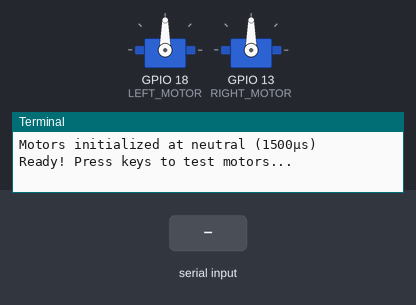
The program below on a simulated Raspberry Pi (BCM pin numbers). Shown: 2 × servo, the last lines printed to the terminal. Inputs (shaded band) come from the test bench. Servo angles are drawn from the pulse width (0.5 ms = 0°, 2.5 ms = 180°).

Above: at 1.2 s.
1.3 s: "w" typed at the terminal, then Enter
At 1.6 s:
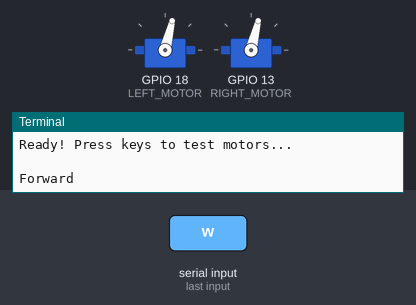
3.3 s: "s" typed at the terminal, then Enter
At 3.7 s:
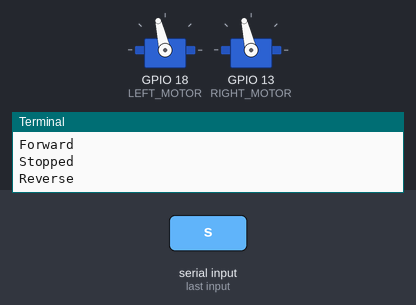
5.3 s: "a" typed at the terminal, then Enter
At 5.7 s:
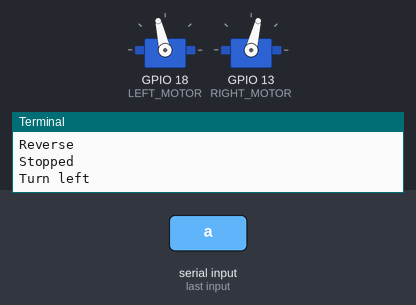
7.3 s: "d" typed at the terminal, then Enter
At 7.7 s:
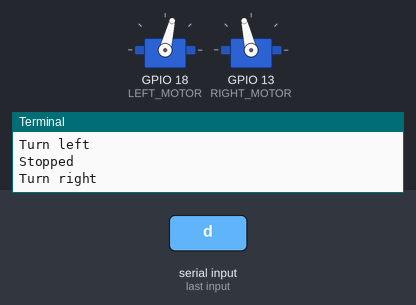
Timing chart, 0 to 10.3 s (numbered marks = the images above; inputs shaded):
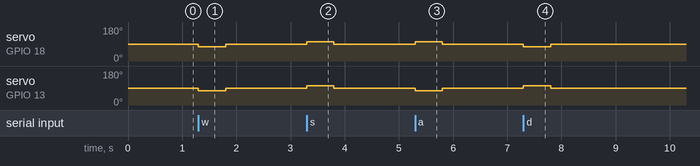

The program:

motor_test.py
```python
#!/usr/bin/env python3
"""
Motor test script for tinyESC v3.0 controllers.

Requires pigpio daemon running:
    sudo systemctl start pigpiod

Usage:
    python3 motor_test.py

Controls:
    w - Both motors forward (brief pulse)
    s - Both motors reverse (brief pulse)
    a - Turn left (right forward, left reverse)
    d - Turn right (left forward, right reverse)
    space - Stop (neutral)
    q - Quit

Safety: Motors return to neutral on exit.
"""

import pigpio
import time
import sys
import termios
import tty

# GPIO pin assignments
LEFT_MOTOR = 18   # Pin 12
RIGHT_MOTOR = 13  # Pin 33

# Motor direction (set to True if motor runs backward)
LEFT_INVERTED = True
RIGHT_INVERTED = True

# PWM values (microseconds)
NEUTRAL = 1500    # Stop
FULL_FWD = 2000   # Full forward
FULL_REV = 1000   # Full reverse

# Test speed (less than full for safety)
TEST_FWD = 1650   # Gentle forward
TEST_REV = 1350   # Gentle reverse

# PWM frequency
FREQ = 50  # 50Hz = 20ms period


class MotorController:
    def __init__(self):
        self.pi = pigpio.pi()
        if not self.pi.connected:
            raise RuntimeError("Could not connect to pigpio daemon. Run: sudo systemctl start pigpiod")

        # Set PWM frequency for both motors
        self.pi.set_PWM_frequency(LEFT_MOTOR, FREQ)
        self.pi.set_PWM_frequency(RIGHT_MOTOR, FREQ)

        # Start at neutral
        self.set_motors(NEUTRAL, NEUTRAL)
        print("Motors initialized at neutral (1500µs)")

    def set_motors(self, left_us, right_us):
        """Set motor speeds in microseconds (1000-2000)."""
        # Invert PWM around neutral (1500) if motor is wired backward
        if LEFT_INVERTED:
            left_us = 3000 - left_us
        if RIGHT_INVERTED:
            right_us = 3000 - right_us
        self.pi.set_servo_pulsewidth(LEFT_MOTOR, left_us)
        self.pi.set_servo_pulsewidth(RIGHT_MOTOR, right_us)

    def stop(self):
        """Stop both motors."""
        self.set_motors(NEUTRAL, NEUTRAL)

    def forward(self, speed=TEST_FWD):
        """Both motors forward."""
        self.set_motors(speed, speed)

    def reverse(self, speed=TEST_REV):
        """Both motors reverse."""
        self.set_motors(speed, speed)

    def turn_left(self):
        """Turn left: right forward, left reverse."""
        self.set_motors(TEST_REV, TEST_FWD)

    def turn_right(self):
        """Turn right: left forward, right reverse."""
        self.set_motors(TEST_FWD, TEST_REV)

    def cleanup(self):
        """Stop motors and release GPIO."""
        self.stop()
        time.sleep(0.1)
        # Turn off PWM
        self.pi.set_servo_pulsewidth(LEFT_MOTOR, 0)
        self.pi.set_servo_pulsewidth(RIGHT_MOTOR, 0)
        self.pi.stop()


def get_char():
    """Read a single character from stdin without waiting for Enter."""
    fd = sys.stdin.fileno()
    old_settings = termios.tcgetattr(fd)
    try:
        tty.setraw(fd)
        ch = sys.stdin.read(1)
    finally:
        termios.tcsetattr(fd, termios.TCSADRAIN, old_settings)
    return ch


def main():
    print("Motor Test - tinyESC v3.0")
    print("=" * 40)
    print("Make sure:")
    print("  1. Battery switch is ON (powers Pi and ESCs)")
    print("  2. pigpiod is running")
    print()
    print("Controls:")
    print("  w - Forward")
    print("  s - Reverse")
    print("  a - Turn left")
    print("  d - Turn right")
    print("  space - Stop")
    print("  q - Quit")
    print()

    try:
        motors = MotorController()
    except RuntimeError as e:
        print(f"Error: {e}")
        sys.exit(1)

    print("Ready! Press keys to test motors...")
    print()

    try:
        while True:
            ch = get_char()

            if ch == 'q':
                print("\nQuitting...")
                break
            elif ch == 'w':
                print("Forward")
                motors.forward()
                time.sleep(0.5)  # Run for 0.5 seconds
                motors.stop()
                print("Stopped")
            elif ch == 's':
                print("Reverse")
                motors.reverse()
                time.sleep(0.5)
                motors.stop()
                print("Stopped")
            elif ch == 'a':
                print("Turn left")
                motors.turn_left()
                time.sleep(0.5)
                motors.stop()
                print("Stopped")
            elif ch == 'd':
                print("Turn right")
                motors.turn_right()
                time.sleep(0.5)
                motors.stop()
                print("Stopped")
            elif ch == ' ':
                print("Stop")
                motors.stop()
            elif ch == '\x03':  # Ctrl+C
                break

    except KeyboardInterrupt:
        print("\nInterrupted")
    finally:
        print("Cleaning up...")
        motors.cleanup()
        print("Done")


if __name__ == "__main__":
    main()
```

Measured:
- after the input at 1.3 s, servo on GPIO 18 (LEFT_MOTOR), servo on GPIO 13 (RIGHT_MOTOR): 90° → 76° at once, → 90° 0.50 s later
- after the input at 3.3 s, servo on GPIO 18 (LEFT_MOTOR), servo on GPIO 13 (RIGHT_MOTOR): 90° → 103° at once, → 90° 0.50 s later
- after the input at 5.3 s, servo on GPIO 18 (LEFT_MOTOR): 90° → 103° at once, → 90° 0.50 s later; servo on GPIO 13 (RIGHT_MOTOR): 90° → 76° at once, → 90° 0.50 s later
- after the input at 7.3 s, servo on GPIO 18 (LEFT_MOTOR): 90° → 76° at once, → 90° 0.50 s later; servo on GPIO 13 (RIGHT_MOTOR): 90° → 103° at once, → 90° 0.50 s later
